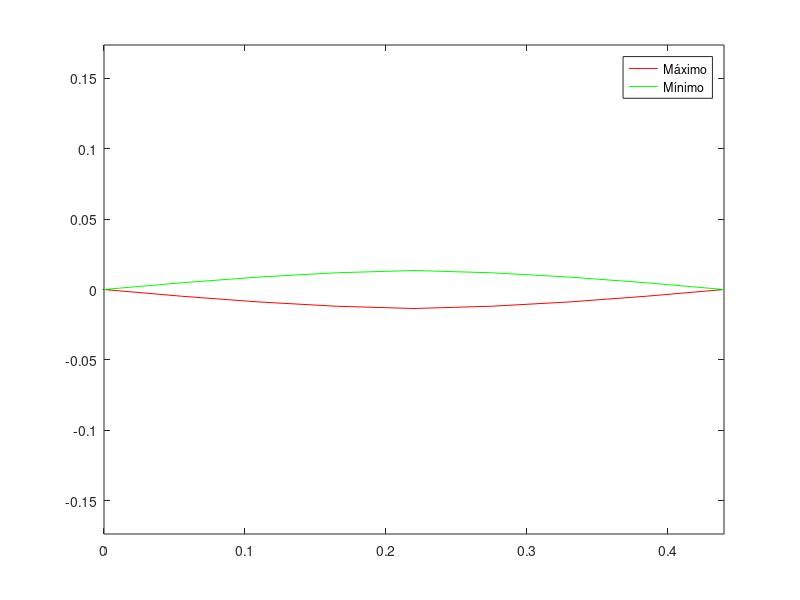
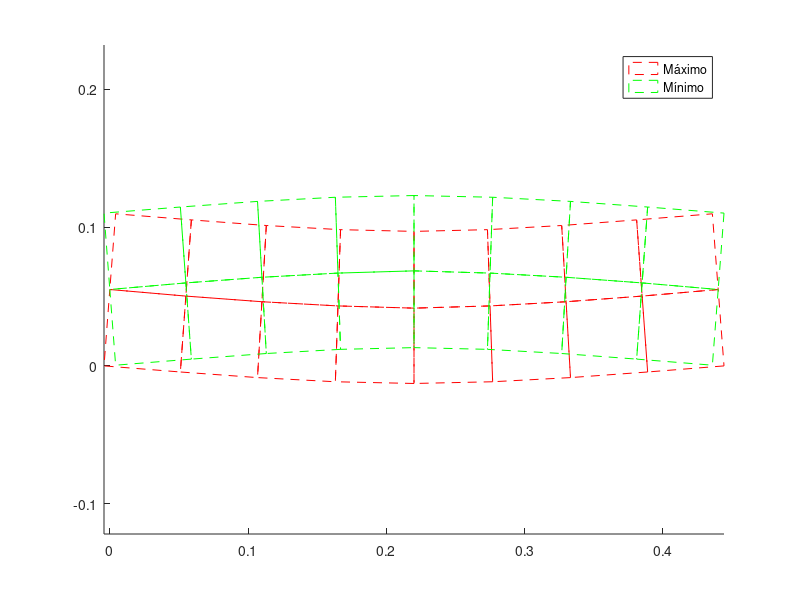
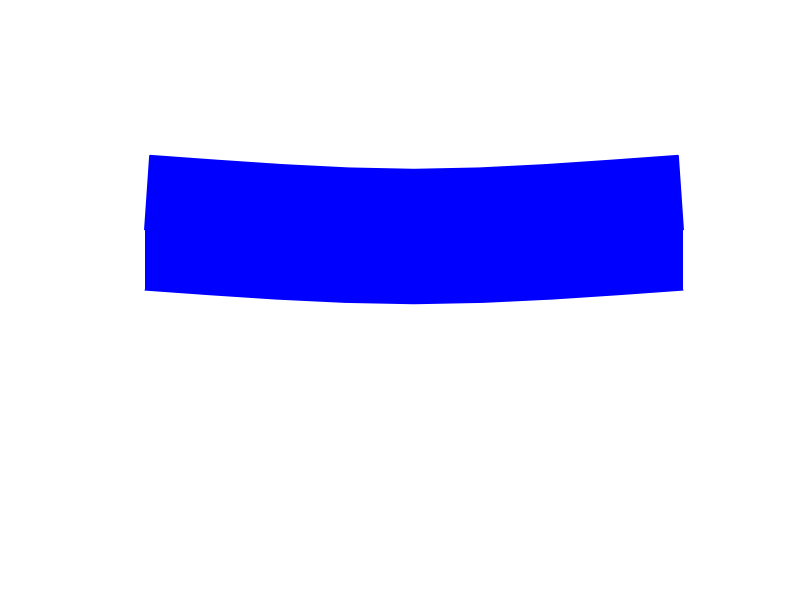

These figures' MATLAB source, in order:
%% Gabriel Prieto Paris
% P1 - PLACAS E CASCAS
close all
clear
clc

%% DADOS DE ENTRADA

% Elemento retangular de chapa
nnel=4; % Número de nós por elemento
nglpn=2;% Número de graus de liberdade por nó

% Dimensões do retângulo
compr=0.44; % [m]
alt=0.11; % [m]

% Divisões
ndx=8;ndy=2; % Elementos em x e elementos em y
nno=(ndx+1)*(ndy+1); % Número total de nós
nel=ndx*ndy; % Número de elementos

% Dimensões do problema
nds=nno*nglpn; % Número de deslocamentos do sistema
ndpel=nnel*nglpn;% Número de deslocamentos por elemento
ns=1;% Número de seções diferentes; se ns=1, todas iguais

% Dados físicos dos elementos
t=0.055; % [m]
EM=1e9; % [N/m^2]
nu=0.25;
ro=1000; % [kg/m^3]
EL=EM/(1-nu*nu);G=EM/2/(1+nu);

%% Inicialização de matrizes e vetores
gcoord=zeros(nno,2);
nodel=zeros(nel,nnel);
LN=zeros(nno,nglpn);
LM=zeros(nel,nglpn*nnel);
k=zeros(ndpel,ndpel);
m=zeros(ndpel,ndpel);
K=zeros(nds,nds);
M=zeros(nds,nds);

%% NÓS

% Geracao das coordenadas
dx=compr/ndx;dy=alt/ndy;
x=0;y=0;k=0;
for i=1:ndx+1
    for j=1:ndy+1
        k=k+1;
        gcoord(k,1)=x;gcoord(k,2)=y;
        y=y+dy;
    end
    y=0;
    x=x+dx;
end

% Geracao da conectividade dos elementos
kel=0;kaux=0;
for i=1:ndx
    for j=1:ndy
        kaux=kaux+1;
        kel=kel+1;
        nodel(kel,1)=kaux+ndy+2;nodel(kel,2)=kaux+1;
        nodel(kel,3)=kaux;nodel(kel,4)=kaux+ndy+1;
    end
    kaux=kaux+1;
end

%condições de contorno (n. de nó restrito e direções restritas ou livres)
%se fixa = -1; se livre = 0
%engaste de viga em balanco
LN(2,:)=[-1 -1];
LN(26,:)=[0 -1];

% Determinação das matrizes

% Matriz LN
ngl=0;
for i=1:nno
    for j=1:nglpn
        if  LN(i,j)==0
            ngl=ngl+1;
            LN(i,j)=ngl;
        end
    end
end
ngr=ngl;
for i=1:nno
    for j=1:nglpn
        if LN(i,j)<0
            ngr=ngr+1;
            LN(i,j)=ngr;
        end
    end
end  

% Matriz LM
for iel=1:nel
    kl=0;
    for i=1:nnel
        ino=nodel(iel,i);
        for j=1:nglpn
            kl=kl+1;
            LM(iel,kl)=LN(ino,j);
        end
    end
end


% Matriz de rigidez e massa
for iel=1:nel
    xa=gcoord(nodel(iel,1),1);
    xb=gcoord(nodel(iel,2),1);
    yb=gcoord(nodel(iel,2),2);
    yc=gcoord(nodel(iel,3),2);

    % Dimensoes do retangulo
    a=(xa-xb)/2;b=(yb-yc)/2;

    % Constantes
    c1=EL*t*b/3/a;c2=c1/2;c3=EL*t*nu/4;
    c4=G*t*a/3/b;c5=c4/2;c6=G*t/4;

    kd(1,1)=c1;kd(1,2)=c3;kd(1,3)=-c1;kd(1,4)=c3;kd(1,5)=-c2;kd(1,6)=-c3;kd(1,7)=c2;kd(1,8)=-c3;
    kd(2,2)=c1;kd(2,3)=-c3;kd(2,4)=c2;kd(2,5)=-c3;kd(2,6)=-c2;kd(2,7)=c3;kd(2,8)=-c1;
    kd(3,3)=c1;kd(3,4)=-c3;kd(3,5)=c2;kd(3,6)=c3;kd(3,7)=-c2;kd(3,8)=c3;
    kd(4,4)=c1;kd(4,5)=-c3;kd(4,6)=-c1;kd(4,7)=c3;kd(4,8)=-c2;
    kd(5,5)=c1;kd(5,6)=c3;kd(5,7)=-c1;kd(5,8)=c3;
    kd(6,6)=c1;kd(6,7)=-c3;kd(6,8)=c2;
    kd(7,7)=c1;kd(7,8)=-c3;
    kd(8,8)=c1;

    ks(1,1)=c4;ks(1,2)=c6;ks(1,3)=c5;ks(1,4)=-c6;ks(1,5)=-c5;ks(1,6)=-c6;ks(1,7)=-c4;ks(1,8)=c6;
    ks(2,2)=c4;ks(2,3)=c6;ks(2,4)=-c4;ks(2,5)=-c6;ks(2,6)=-c5;ks(2,7)=-c6;ks(2,8)=c5;
    ks(3,3)=c4;ks(3,4)=-c6;ks(3,5)=-c4;ks(3,6)=-c6;ks(3,7)=-c5;ks(3,8)=c6;
    ks(4,4)=c4;ks(4,5)=c6;ks(4,6)=c5;ks(4,7)=c6;ks(4,8)=-c5;
    ks(5,5)=c4;ks(5,6)=c6;ks(5,7)=c5;ks(5,8)=-c6;
    ks(6,6)=c4;ks(6,7)=c6;ks(6,8)=-c4;
    ks(7,7)=c4;ks(7,8)=-c6;
    ks(8,8)=c4;

    k=kd+ks;

    % Simetria
    for i=2:8
        for j=1:i-1
            k(i,j)=k(j,i);
        end
    end

    m=a*b*t*ro*eye(8);
    
    % Matriz global
    for i=1:ndpel
        ii=LM(iel,i);
        for j=1:ndpel
            jj=LM(iel,j);
            K(ii,jj)=K(ii,jj)+k(i,j);
            M(ii,jj)=M(ii,jj)+m(i,j);
        end
    end
end

%%%%%%%%%%%%%%%%%%%%%%%%%%%%%%%%%%%%%%%%%
% Massas pontuais aplicadas nos nós
massa1 = 5500; % [kg]
M(LN(14,1),LN(14,1))=M(LN(14,1),LN(14,1))+massa1;
M(LN(14,2),LN(14,2))=M(LN(14,2),LN(14,2))+massa1;
%%%%%%%%%%%%%%%%%%%%%%%%%%%%%%%%%%%%%%%%%

%% SOLUÇÃO

% Problema de autovalores e autovetores
[mod,fre]=eig(K(1:ngl,1:ngl),M(1:ngl,1:ngl));
disp('Primeira Frequencia em rad/s')
for i=1:ngl
    om(i)=sqrt(fre(i,i));
end
disp(om(1))

% Grafico do primeiro modo (eixo)
X=zeros(ndx+1,1);mod1=zeros(ndx+1,1);
xe=0;
for i=1:ndx+1
    noeixo=(i-1)*(ndy+1)+ndy/2+1;
    ge=LN(noeixo,2);
    X(i,1)=xe;
    xe=xe+dx;
    if ge<=ngl
    mod1(i,1)=mod(ge,1);
    else
        mod1(i,1)=0;
    end
end

figure(1)
plot(X,mod1,'r',X,-mod1,'g')
axis equal
legend('Máximo','Mínimo')
    
% Grafico do primeiro modo (todos os pontos)
for i=1:nno
    for j = 1:2
        ge=LN(i,j);
        if ge<=ngl
            mod_vib1(i,j)=mod(ge,1);
        else
            mod_vib1(i,j)=0;
        end
    end
end    

figure(2)
hold on
patch('faces', nodel, 'vertices', gcoord+mod_vib1, 'FaceColor', 'none', 'LineStyle', '--', 'EdgeColor','red');
patch('faces', nodel, 'vertices', gcoord-mod_vib1, 'FaceColor', 'none', 'LineStyle', '--', 'EdgeColor','green');
axis equal
legend('Máximo','Mínimo')
hold off

%% ANIMAÇÃO DO PRIMEIRO MODO DE VIBRAÇÃO

n = 20;
dmodo = (mod_vib1+mod_vib1)/n;
altura = gcoord+mod_vib1;

for ii = 1:10
    for i = 1:n
        fig = figure(3);
        clf
        patch('faces', nodel, 'vertices', altura, 'FaceColor', 'blue', 'EdgeColor','blue');
        axis([0 compr -0.2 0.2])
        axis equal
        axis off
        altura = altura-dmodo;
        frame = getframe(fig);
        im{i} = frame2im(frame);
        pause(0.01)
    end
    for i = 1:n
        fig = figure(3);
        clf
        patch('faces', nodel, 'vertices', altura, 'FaceColor', 'blue', 'EdgeColor','blue');
        axis([0 compr -0.2 0.2])
        axis equal
        axis off
        altura = altura+dmodo;
        frame = getframe(fig);
        im{i+n} = frame2im(frame);
        pause(0.01)
    end
end

%% Criando GIF
% filename = 'Chapa Vibrando.gif'; % Specify the output file name
% for idx = 1:40
%     [A,map] = rgb2ind(im{idx},256);
%     if idx == 1
%         imwrite(A,map,filename,'gif','LoopCount',Inf,'DelayTime',0.02);
%     else
%         imwrite(A,map,filename,'gif','WriteMode','append','DelayTime',0.02);
%     end
% end